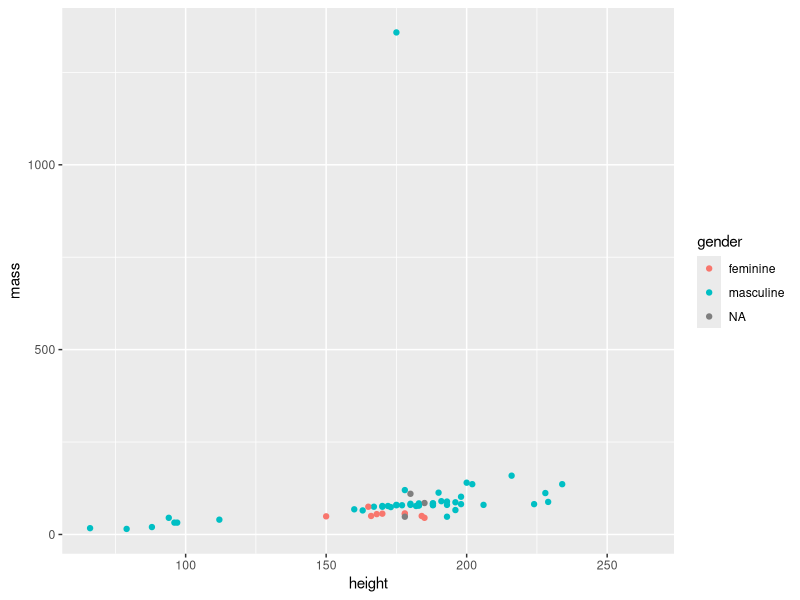
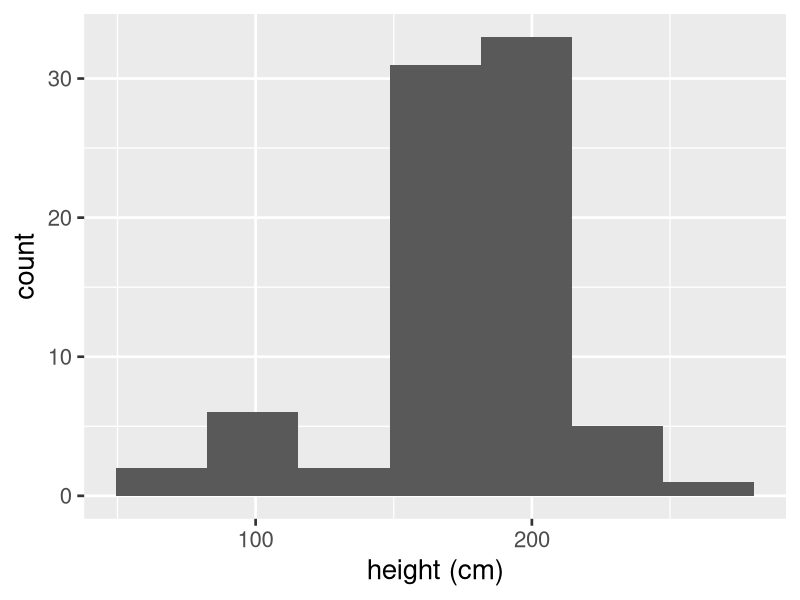
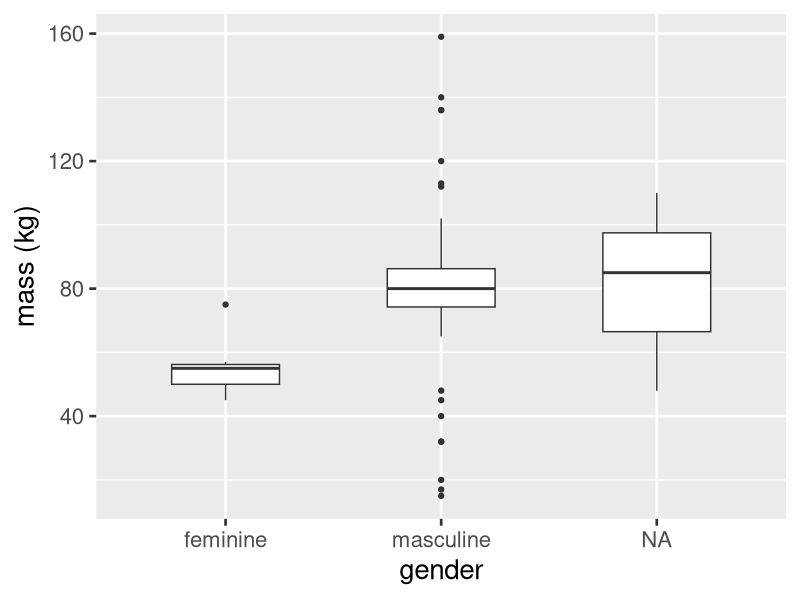
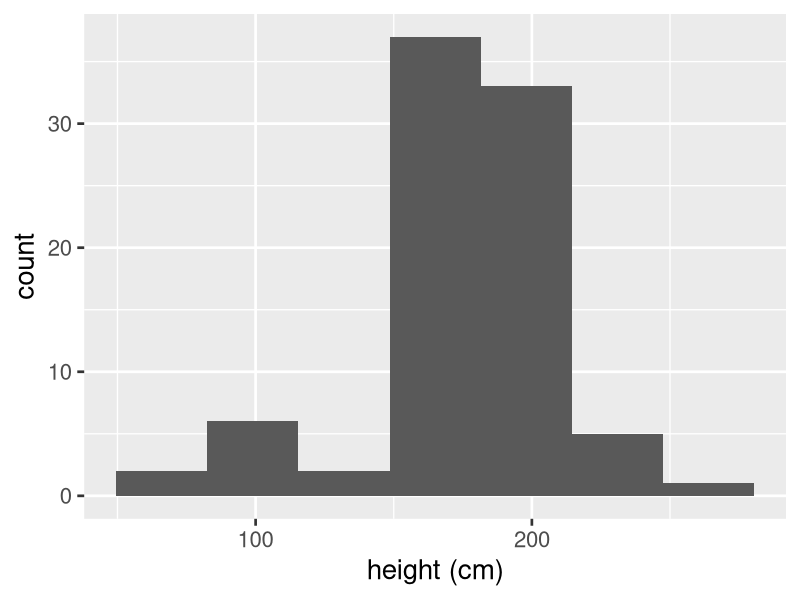
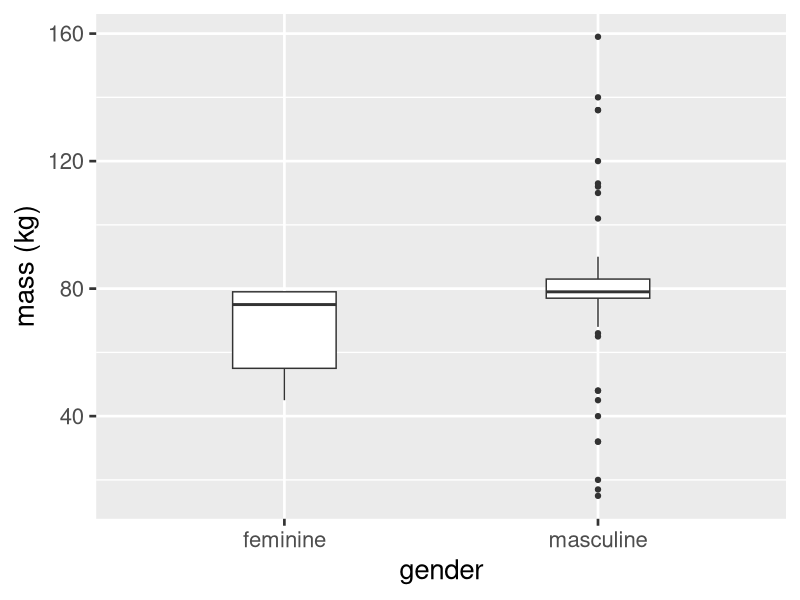
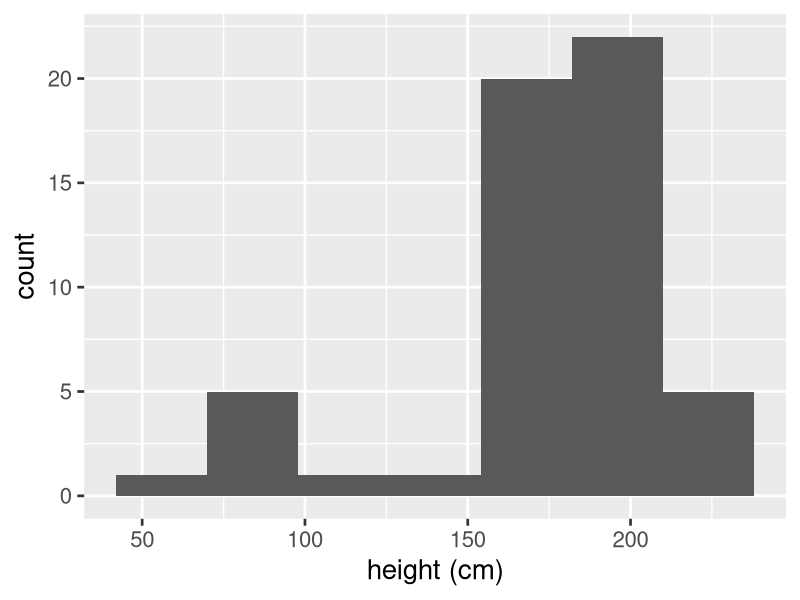
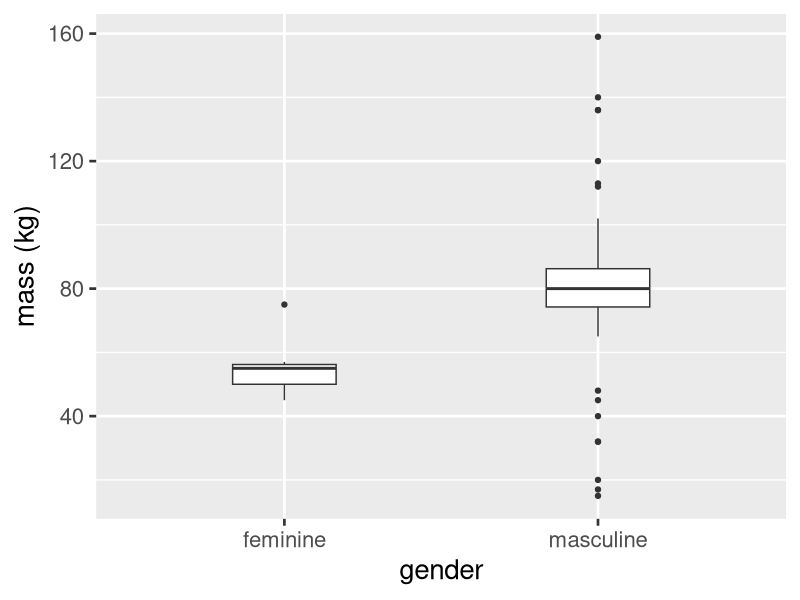
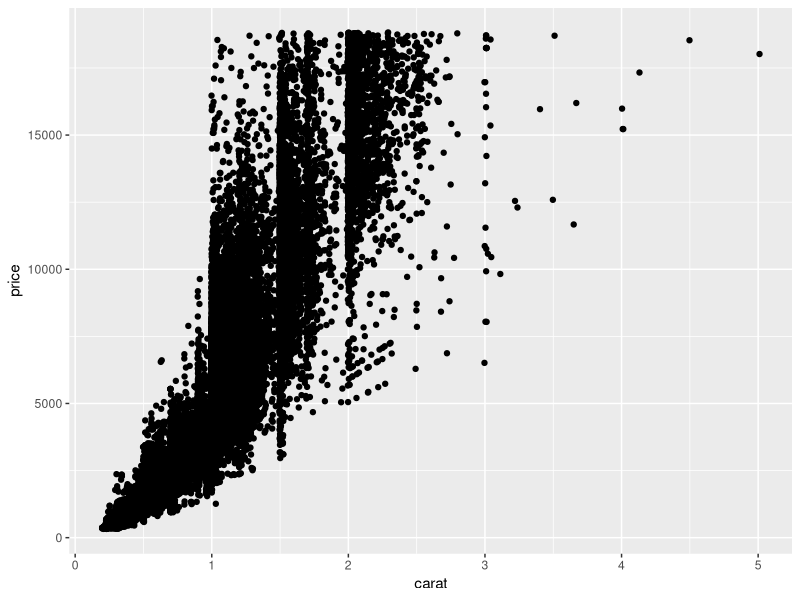

Write R code to recreate these figures, in order.
## ---- chunk 1
library(tidyverse)
## ---- chunk 2
data("starwars")
view(starwars)
## ---- chunk 3
sum(is.na(starwars$height)) 
sum(is.na(starwars$mass))
sum(is.na(starwars$gender))
# There are 6 NA, 28 NA and 4 NA respectively in the column height, mass, gender
## ---- chunk 4
ggplot(starwars,aes(height, mass,color=gender)) +
  geom_point()
## ---- chunk 5
# remove the extreme large value max(mass)
df_max <- starwars %>% filter(mass == max(mass, na.rm=TRUE))
starwars_f <- starwars %>% filter(name != 'Jabba Desilijic Tiure')
# possibility 1: not deal with NA values
ggplot(starwars_f,aes(height)) +
  geom_histogram(bins = 7)+
  theme_gray(base_size = 20)+
  labs(x="height (cm)")
## ---- chunk 6
ggplot(starwars_f,aes(gender,mass)) +
  geom_boxplot(width = .5)+
  theme_gray(base_size = 20)+
  labs(y="mass (kg)")
## ---- chunk 7
starwars %>% group_by(gender)%>% count()
## ---- chunk 8
# possibility 2: Impute missing continous values with Median, impute the missing categorical value with mode 

starwars_1 <- starwars_f %>% mutate(height = replace(height, is.na(height),median(height,na.rm = TRUE)))%>% mutate(mass = replace(mass, is.na(mass),median(mass,na.rm = TRUE)), gender = replace(gender, is.na(gender),'masculine'))

ggplot(starwars_1,aes(height)) +
  geom_histogram(bins = 7)+
  theme_gray(base_size = 20) +
  labs(x="height (cm)")                       
## ---- chunk 9
ggplot(starwars_1,aes(gender,mass)) +
  geom_boxplot(width = .33)+
  theme_gray(base_size = 20)+
  labs(y="mass (kg)")
## ---- chunk 10
# possibility 3: drop the rows with NA

starwars_reduced <- starwars_f %>% select(mass, height,gender)%>% filter(complete.cases(.))
ggplot(starwars_reduced,aes(height)) +
  geom_histogram(bins = 7)+
  theme_gray(base_size = 20)+
  labs(x="height (cm)")
## ---- chunk 11
ggplot(starwars_reduced,aes(gender,mass)) +
  geom_boxplot(width = .33)+
  theme_gray(base_size = 20)+
  labs(y="mass (kg)")
## ---- chunk 12
data("diamonds")
view(diamonds)
df <- diamonds %>% filter(complete.cases(.))
## ---- chunk 13
ggplot(df,aes(carat,price)) +    
  geom_point(position = "jitter")
## ---- chunk 14
ggplot(df,aes(carat,price, color=clarity)) +  # add a third variable clarity as color    
  geom_point(position = "jitter")      # create a scatterplot of two continuous variables
## ---- chunk 15
ggplot(df,aes(carat,price, color=clarity)) +    
  geom_point(position = "jitter") +     # create a scatterplot of two continuous variables
  geom_smooth(size = 1, linetype = 6)
## ---- chunk 16
ggplot(df,aes(carat,price, color=clarity)) +    
  geom_point(position = "jitter") +     # create a scatterplot of two continuous variables
  scale_y_log10() +                    # scale the y axis by log10
  theme(legend.text = element_text(size = 14))+
  theme_gray(base_size = 18)
## ---- chunk 17
ggplot(df,aes(carat,price, color=clarity)) +    
  geom_point(position = "jitter") +     # create a scatterplot of two continuous variables
  scale_y_log10() +                             # scale the y axis by log10
  geom_smooth(size = 1, linetype = 6)  +  # add smooth liner
  theme(legend.text = element_text(size = 14))+
  theme_gray(base_size = 18)
## ---- chunk 18
ggplot(df,aes(carat,price, color=clarity)) +
  geom_point(position = "jitter",size = 0.1) +
  scale_y_log10() +
  geom_smooth(size = 1, linetype = 6, color = "black") +
  facet_wrap(vars(clarity))  #use facet to divide a plot into subplots based on variable clarity
## ---- chunk 19
ggplot(df,aes(clarity,price)) +
  geom_boxplot() +
  coord_flip()


